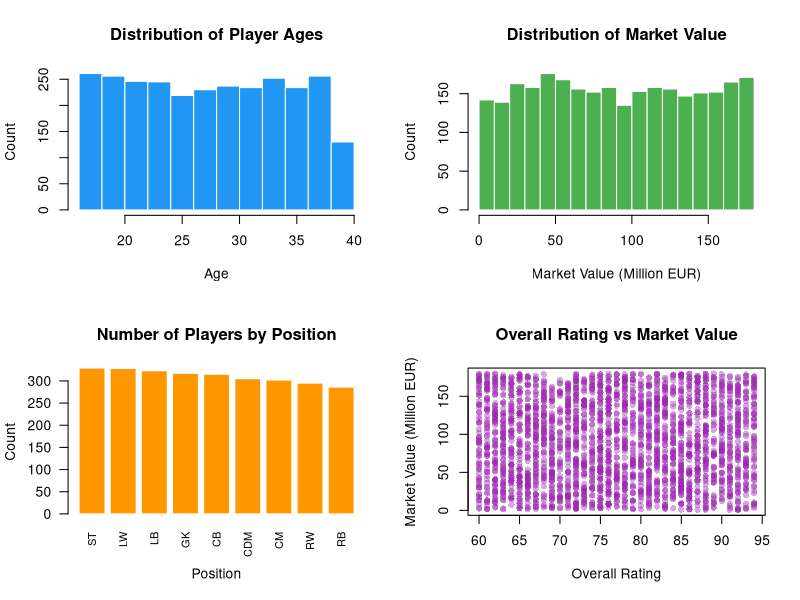

Here is the R script that generated this plot:
# Read the dataset
df <- read.csv("fifa_player_performance_market_value.csv")
names(df) <- tolower(gsub("[^a-zA-Z0-9]", "_", names(df)))

cat("===== DATASET STRUCTURE =====\n")
str(df)

cat("\n===== SUMMARY STATISTICS =====\n")
summary(df)

cat("\nRows:", nrow(df), "| Columns:", ncol(df), "\n")

cat("\n===== MISSING VALUES =====\n")
missing <- colSums(is.na(df))
print(missing[missing > 0])
if (all(missing == 0)) {
  cat("No missing values found in the dataset.\n")
}

#Visualizations
par(mfrow = c(2, 2))

#Histogram of Age
hist(df$age, 
     main = "Distribution of Player Ages",
     xlab = "Age", ylab = "Count",
     col = "#2196F3", border = "white")

#Histogram of Market Value
hist(df$market_value_million_eur,
     main = "Distribution of Market Value",
     xlab = "Market Value (Million EUR)", ylab = "Count",
     col = "#4CAF50", border = "white")

#Bar Chart of Position
pos_counts <- sort(table(df$position), decreasing = TRUE)
barplot(pos_counts,
        main = "Number of Players by Position",
        xlab = "Position", ylab = "Count",
        col = "#FF9800", border = "white",
        las = 2, cex.names = 0.8)

#Scatterplot of Overall Rating vs Market Value
plot(df$overall_rating, df$market_value_million_eur,
     main = "Overall Rating vs Market Value",
     xlab = "Overall Rating",
     ylab = "Market Value (Million EUR)",
     col = adjustcolor("#9C27B0", alpha.f = 0.4),
     pch = 16)

par(mfrow = c(1, 1))

#Top 5 Most Valuable Players
cat("\n===== TOP 5 MOST VALUABLE PLAYERS =====\n")
top5 <- df[order(-df$market_value_million_eur), ]
print(top5[1:5, c("player_name", "age", "club", "position",
                   "overall_rating", "market_value_million_eur")])
